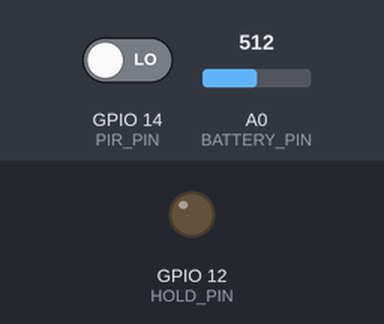
The program below on a simulated ESP8266 (Wemos D1 mini). Shown: output pins drawn as LEDs (lit = HIGH). Inputs (shaded band) come from the test bench; at power-on: GPIO 14 (PIR_PIN) LOW, A0 (BATTERY_PIN) = 512. WiFi joins after 1.5 s; servers stay silent unless stated; uploads are accepted with an empty reply; the local clock reads 2024-03-15 10:24:30 at power-on unless the program sets it; storage starts empty; not simulated (calls return 0 or success): secrets.h; what the program prints to the serial monitor is not drawn.

Above: at 3.5 s.
3.6 s: GPIO 14 (PIR_PIN) driven HIGH
At 4.8 s:
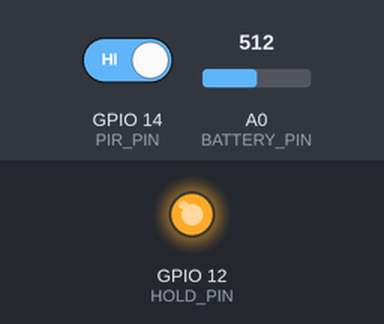
Timing chart, 0 to 6.7 s (numbered marks = the images above; inputs shaded):
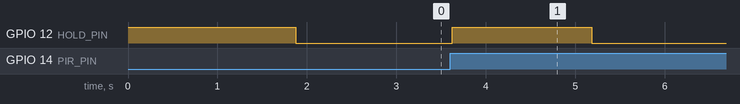

Measured:
- after the input at 3.6 s, GPIO 12 (HOLD_PIN): LOW → HIGH at once, → LOW 1.6 s later

The program:

main.cpp
```cpp
/*
 * iMailBox - notification Discord à l'arrivée du courrier.
 *
 * Fonctionnement (matériel réel) :
 *   PIR -> transistor NPN -> MOSFET P -> alimente l'ESP8266. Au boot, l'ESP met HOLD_PIN à HIGH
 *   pour maintenir sa propre alimentation (auto-maintien), envoie la notification,
 *   puis relâche HOLD_PIN : l'alimentation est coupée, consommation ~0.
 *
 * Anti-spam : l'heure (NTP) du dernier envoi est stockée en flash (LittleFS),
 * donc elle survit aux coupures d'alimentation. Les statistiques aussi.
 */
#include <Arduino.h>
#include <LittleFS.h>
#include <time.h>
#include <WiFiClientSecure.h>
#include "secrets.h"

#ifdef ESP32
#include <WiFi.h>
#include <HTTPClient.h>
const int PIR_PIN = 14;
const int HOLD_PIN = 13;
const int BATTERY_PIN = 34;         // potentiomètre dans Wokwi
const float ADC_FULL_SCALE_V = 4.2; // 4095 -> 4,2 V (simulation)
const int ADC_MAX = 4095;
#else
#include <ESP8266WiFi.h>
#include <ESP8266HTTPClient.h>
const int PIR_PIN = 14;  // D5
const int HOLD_PIN = 12; // D6 -> base du transistor d'auto-maintien
const int BATTERY_PIN = A0;
// Pont interne du D1 Mini Pro (220k/100k) + R5 100k externe -> 1023 = ~4,2 V.
// Calibrer : mesurer VBAT au multimètre et ajuster cette valeur.
const float ADC_FULL_SCALE_V = 4.2;
const int ADC_MAX = 1023;
#endif

const unsigned long WIFI_TIMEOUT_MS = 15000;
const unsigned long NTP_TIMEOUT_MS = 5000;
const time_t COOLDOWN_S = 10;//5 * 60; // pas plus d'une notification toutes les 5 min
const int LOW_BATTERY_PERCENT = 20;
const char *STATS_FILE = "/stats";

// Persisté en flash entre deux réveils
struct Stats
{
  time_t lastSent = 0;   // heure du dernier envoi réussi
  uint32_t wakeups = 0;  // nombre total de réveils (détections)
  uint32_t sent = 0;     // notifications envoyées
  uint32_t failures = 0; // échecs Wi-Fi / HTTP
  time_t firstBoot = 0;  // date de mise en service
  float lastVoltage = 0; // tension au réveil précédent
};

struct Battery
{
  float voltage;
  int percent;
};

Stats stats;
Battery battery;
unsigned long wifiConnectMs = 0;

// ---------- Batterie ----------

// Courbe de décharge typique d'une LiPo 1S au repos
int lipoPercent(float v)
{
  static const float volts[] = {3.30, 3.50, 3.60, 3.70, 3.75, 3.80, 3.85, 3.90, 4.00, 4.10, 4.20};
  static const int pct[] = {0, 5, 10, 20, 30, 40, 50, 60, 75, 90, 100};
  const int n = sizeof(volts) / sizeof(volts[0]);
  if (v <= volts[0])
    return 0;
  if (v >= volts[n - 1])
    return 100;
  for (int i = 1; i < n; i++)
  {
    if (v < volts[i])
      return pct[i - 1] + (v - volts[i - 1]) * (pct[i] - pct[i - 1]) / (volts[i] - volts[i - 1]);
  }
  return 100;
}

// À appeler avant d'activer le Wi-Fi : les pics de courant faussent la mesure
Battery readBattery()
{
  long sum = 0;
  for (int i = 0; i < 16; i++)
  {
    sum += analogRead(BATTERY_PIN);
    delay(2);
  }
  float v = (sum / 16.0) * ADC_FULL_SCALE_V / ADC_MAX;
  return {v, lipoPercent(v)};
}

// ---------- Statistiques (LittleFS) ----------

void loadStats()
{
  File f = LittleFS.open(STATS_FILE, "r");
  if (!f)
    return;
  if (f.size() == sizeof(Stats))
    f.read((uint8_t *)&stats, sizeof(Stats));
  f.close();
}

void saveStats()
{
  File f = LittleFS.open(STATS_FILE, "w");
  if (!f)
    return;
  f.write((const uint8_t *)&stats, sizeof(Stats));
  f.close();
}

// ---------- Réseau ----------

bool connectWiFi()
{
  WiFi.mode(WIFI_STA);
  WiFi.begin(WIFI_SSID, WIFI_PASSWORD);
  unsigned long start = millis();
  while (WiFi.status() != WL_CONNECTED)
  {
    if (millis() - start > WIFI_TIMEOUT_MS)
    {
      Serial.println("\nÉchec de connexion Wi-Fi");
      return false;
    }
    delay(250);
    Serial.print(".");
  }
  wifiConnectMs = millis() - start;
  Serial.printf("\nWi-Fi connecté (%s, RSSI %d dBm)\n", WiFi.localIP().toString().c_str(), WiFi.RSSI());
  return true;
}

// Retourne l'heure Unix, ou 0 si NTP indisponible
time_t syncTime()
{
  configTime(0, 0, "pool.ntp.org", "time.google.com");
  unsigned long start = millis();
  time_t now;
  while ((now = time(nullptr)) < 1700000000)
  {
    if (millis() - start > NTP_TIMEOUT_MS)
      return 0;
    delay(100);
  }
  return now;
}

String isoTime(time_t t)
{
  char buf[25];
  strftime(buf, sizeof(buf), "%Y-%m-%dT%H:%M:%SZ", gmtime(&t));
  return String(buf);
}

String batteryBar(int percent)
{
  String bar;
  int filled = (percent + 5) / 10;
  for (int i = 0; i < 10; i++)
    bar += i < filled ? "█" : "░";
  return bar;
}

bool sendDiscordNotification(time_t now)
{
  // Couleur de l'embed selon la batterie : vert / orange / rouge
  int color = battery.percent > 50 ? 0x2ECC71 : battery.percent > LOW_BATTERY_PERCENT ? 0xF39C12
                                                                                      : 0xE74C3C;

  String trend = "";
  if (stats.lastVoltage > 0)
  {
    float delta = battery.voltage - stats.lastVoltage;
    trend = String(delta >= 0 ? " (+" : " (") + String(delta * 1000, 0) + " mV)";
  }

  unsigned long days = (now && stats.firstBoot) ? (now - stats.firstBoot) / 86400 : 0;

  String desc = "Du courrier vient d'arriver !";
  if (battery.percent <= LOW_BATTERY_PERCENT)
    desc += "\\n⚠️ **Batterie faible** : vérifie le panneau solaire.";

  char json[1200];
  snprintf(json, sizeof(json),
           "{\"embeds\":[{"
           "\"title\":\"📬 Boîte aux lettres\","
           "\"description\":\"%s\","
           "\"color\":%d,"
           "\"fields\":["
           "{\"name\":\"🔋 Batterie\",\"value\":\"%s %d %%\\n%.2f V%s\",\"inline\":false},"
           "{\"name\":\"📶 Wi-Fi\",\"value\":\"%d dBm\\nconnexion %lu ms\",\"inline\":true},"
           "{\"name\":\"📊 Activité\",\"value\":\"%lu réveils\\n%lu notifs, %lu échecs\",\"inline\":true},"
           "{\"name\":\"🗓️ En service\",\"value\":\"%lu jours\",\"inline\":true}"
           "]%s}]}",
           desc.c_str(), color,
           batteryBar(battery.percent).c_str(), battery.percent, battery.voltage, trend.c_str(),
           WiFi.RSSI(), wifiConnectMs,
           (unsigned long)stats.wakeups, (unsigned long)stats.sent, (unsigned long)stats.failures,
           days,
           now ? String(",\"timestamp\":\"" + isoTime(now) + "\"").c_str() : "");

  WiFiClientSecure client;
  client.setInsecure(); // pas de vérification du certificat (suffisant ici)

  HTTPClient http;
  http.begin(client, DISCORD_WEBHOOK_URL);
  http.addHeader("Content-Type", "application/json");
  int code = http.POST(String(json));
  http.end();

  // Discord répond 204 No Content en cas de succès
  if (code >= 200 && code < 300)
  {
    Serial.printf("Notification envoyée (HTTP %d)\n", code);
    return true;
  }
  Serial.printf("Erreur d'envoi : %d %s\n", code, http.errorToString(code).c_str());
  return false;
}

void handleMailEvent()
{
  battery = readBattery(); // avant le Wi-Fi
  Serial.printf("Batterie : %.2f V (%d %%)\n", battery.voltage, battery.percent);

  loadStats();
  stats.wakeups++;

  if (!connectWiFi())
  {
    stats.failures++;
    saveStats();
    return;
  }

  time_t now = syncTime();
  if (now && !stats.firstBoot)
    stats.firstBoot = now;

  if (now && stats.lastSent && now - stats.lastSent < COOLDOWN_S)
  {
    Serial.printf("Anti-spam : dernière notification il y a %lds, ignorée\n", (long)(now - stats.lastSent));
    saveStats();
    return;
  }

  if (sendDiscordNotification(now))
  {
    stats.sent++;
    if (now)
      stats.lastSent = now;
  }
  else
  {
    stats.failures++;
  }
  stats.lastVoltage = battery.voltage;
  saveStats();
}

void powerOff()
{
  Serial.println("Coupure de l'alimentation");
  Serial.flush();
  WiFi.disconnect(true);
  digitalWrite(HOLD_PIN, LOW);
  // Si l'alimentation n'est pas coupée (PIR encore HIGH, ou alim USB), on attend
  // la fin de la détection avant de redonner la main.
  delay(500);
}

void setup()
{
  pinMode(HOLD_PIN, OUTPUT);
  digitalWrite(HOLD_PIN, HIGH); // auto-maintien de l'alimentation, le plus tôt possible
  pinMode(PIR_PIN, INPUT);

  Serial.begin(115200);
  delay(100);
  Serial.println("\n=== iMailBox ===");

  if (!LittleFS.begin())
  {
#ifdef ESP32
    LittleFS.begin(true); // formatage au premier démarrage
#else
    LittleFS.format();
    LittleFS.begin();
#endif
  }

#ifdef SIMULATION
  Serial.println("Mode simulation : en attente du PIR...");
#else
  // Le réveil a été causé par le PIR : on traite immédiatement
  handleMailEvent();
  powerOff();
#endif
}

void loop()
{
  // Matériel réel : n'arrive ici que si l'alim n'a pas été coupée (ex. branché en USB).
  // Simulation : on détecte les fronts montants du PIR.
  static int lastState = LOW;
  int state = digitalRead(PIR_PIN);
  if (state == HIGH && lastState == LOW)
  {
    Serial.println("Mouvement détecté !");
    digitalWrite(HOLD_PIN, HIGH);
    handleMailEvent();
    powerOff();
  }
  lastState = state;
  delay(50);
}
```
